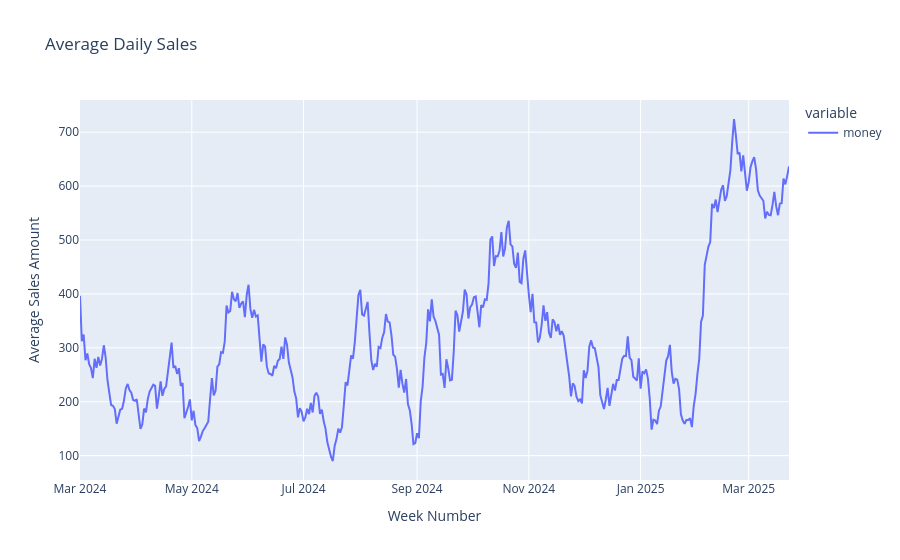

Here is the notebook cell this chart was saved with:
### Code cell
# Average Daily sales
avg_daily_sales = daily_sales.rolling(7, min_periods=1).mean()
fig = px.line(avg_daily_sales, title='Average Daily Sales')
fig.update_layout(yaxis_title='Average Sales Amount', xaxis_title='Week Number')
fig.show()

### Figure 1 — Plotly figure (JSON) as saved in the notebook; plotly's stock layout.template omitted (floating-point values rounded to 4 significant figures; data arrays with more than 128 entries replaced by an {"elided": "..."} marker saying what was removed)
{"data": [{"hovertemplate": "variable=money<br>index=%{x}<br>value=%{y}<extra></extra>", "legendgroup": "money", "line": {"color": "#636efa", "dash": "solid"}, "marker": {"symbol": "circle"}, "mode": "lines", "name": "money", "orientation": "v", "showlegend": true, "type": "scatter", "x": {"elided": "388 str values"}, "xaxis": "x", "y": {"elided": "388 float values"}, "yaxis": "y"}], "layout": {"legend": {"title": {"text": "variable"}, "tracegroupgap": 0}, "title": {"text": "Average Daily Sales"}, "xaxis": {"anchor": "y", "domain": [0, 1], "title": {"text": "Week Number"}}, "yaxis": {"anchor": "x", "domain": [0, 1], "title": {"text": "Average Sales Amount"}}}}
